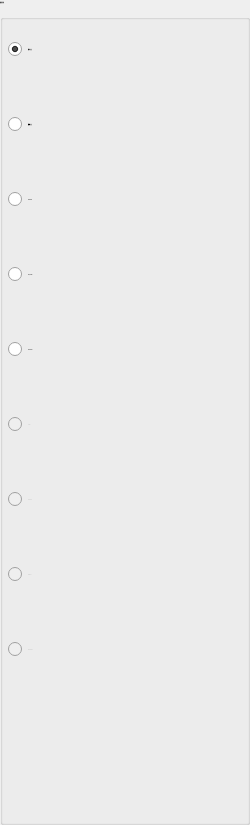
       <widget class="QGroupBox" name="groupBoxLanguage">
        <property name="minimumSize">
         <size>
          <width>250</width>
          <height>0</height>
         </size>
        </property>
        <property name="maximumSize">
         <size>
          <width>250</width>
          <height>16777215</height>
         </size>
        </property>
        <property name="font">
         <font>
          <family>微软雅黑</family>
          <pointsize>-1</pointsize>
          <weight>50</weight>
          <italic>false</italic>
          <bold>false</bold>
         </font>
        </property>
        <property name="title">
         <string>语言选择</string>
        </property>
        <layout class="QVBoxLayout" name="verticalLayoutLanguage">
         <property name="spacing">
          <number>5</number>
         </property>
         <property name="margin">
          <number>5</number>
         </property>
         <item>
          <widget class="xRadioButton" name="radioCHS">
           <property name="sizePolicy">
            <sizepolicy hsizetype="Expanding" vsizetype="Fixed">
             <horstretch>0</horstretch>
             <verstretch>0</verstretch>
            </sizepolicy>
           </property>
           <property name="minimumSize">
            <size>
             <width>180</width>
             <height>70</height>
            </size>
           </property>
           <property name="maximumSize">
            <size>
             <width>16777215</width>
             <height>70</height>
            </size>
           </property>
           <property name="font">
            <font>
             <family>微软雅黑</family>
             <pointsize>-1</pointsize>
             <weight>50</weight>
             <italic>false</italic>
             <bold>false</bold>
            </font>
           </property>
           <property name="focusPolicy">
            <enum>Qt::NoFocus</enum>
           </property>
           <property name="styleSheet">
            <string notr="true"/>
           </property>
           <property name="text">
            <string notr="true">简体中文</string>
           </property>
           <property name="icon">
            <iconset resource="xPad.qrc">
             <normaloff>:/img/flag/China.png</normaloff>:/img/flag/China.png</iconset>
           </property>
           <property name="iconSize">
            <size>
             <width>32</width>
             <height>32</height>
            </size>
           </property>
           <property name="checked">
            <bool>true</bool>
           </property>
          </widget>
         </item>
         <item>
          <widget class="xRadioButton" name="radioCHT">
           <property name="enabled">
            <bool>true</bool>
           </property>
           <property name="sizePolicy">
            <sizepolicy hsizetype="Expanding" vsizetype="Fixed">
             <horstretch>0</horstretch>
             <verstretch>0</verstretch>
            </sizepolicy>
           </property>
           <property name="minimumSize">
            <size>
             <width>180</width>
             <height>70</height>
            </size>
           </property>
           <property name="maximumSize">
            <size>
             <width>16777215</width>
             <height>70</height>
            </size>
           </property>
           <property name="font">
            <font>
             <family>微软雅黑</family>
             <pointsize>-1</pointsize>
             <weight>50</weight>
             <italic>false</italic>
             <bold>false</bold>
            </font>
           </property>
           <property name="focusPolicy">
            <enum>Qt::NoFocus</enum>
           </property>
           <property name="styleSheet">
            <string notr="true"/>
           </property>
           <property name="text">
            <string notr="true">繁體中文</string>
           </property>
           <property name="icon">
            <iconset resource="xPad.qrc">
             <normaloff>:/img/flag/HK-Flag.png</normaloff>:/img/flag/HK-Flag.png</iconset>
           </property>
           <property name="iconSize">
            <size>
             <width>32</width>
             <height>32</height>
            </size>
           </property>
          </widget>
         </item>
         <item>
          <widget class="xRadioButton" name="radioEN">
           <property name="enabled">
            <bool>true</bool>
           </property>
           <property name="sizePolicy">
            <sizepolicy hsizetype="Expanding" vsizetype="Fixed">
             <horstretch>0</horstretch>
             <verstretch>0</verstretch>
            </sizepolicy>
           </property>
           <property name="minimumSize">
            <size>
             <width>180</width>
             <height>70</height>
            </size>
           </property>
           <property name="maximumSize">
            <size>
             <width>16777215</width>
             <height>70</height>
            </size>
           </property>
           <property name="font">
            <font>
             <family>微软雅黑</family>
             <pointsize>-1</pointsize>
             <weight>50</weight>
             <italic>false</italic>
             <bold>false</bold>
            </font>
           </property>
           <property name="focusPolicy">
            <enum>Qt::NoFocus</enum>
           </property>
           <property name="styleSheet">
            <string notr="true"/>
           </property>
           <property name="text">
            <string notr="true">ENGLISH</string>
           </property>
           <property name="icon">
            <iconset resource="xPad.qrc">
             <normaloff>:/img/flag/UK.png</normaloff>:/img/flag/UK.png</iconset>
           </property>
           <property name="iconSize">
            <size>
             <width>32</width>
             <height>32</height>
            </size>
           </property>
          </widget>
         </item>
         <item>
          <widget class="xRadioButton" name="radioViet">
           <property name="enabled">
            <bool>true</bool>
           </property>
           <property name="sizePolicy">
            <sizepolicy hsizetype="Expanding" vsizetype="Fixed">
             <horstretch>0</horstretch>
             <verstretch>0</verstretch>
            </sizepolicy>
           </property>
           <property name="minimumSize">
            <size>
             <width>180</width>
             <height>70</height>
            </size>
           </property>
           <property name="maximumSize">
            <size>
             <width>16777215</width>
             <height>70</height>
            </size>
           </property>
           <property name="font">
            <font>
             <family>微软雅黑</family>
             <pointsize>-1</pointsize>
             <weight>50</weight>
             <italic>false</italic>
             <bold>false</bold>
            </font>
           </property>
           <property name="focusPolicy">
            <enum>Qt::NoFocus</enum>
           </property>
           <property name="styleSheet">
            <string notr="true"/>
           </property>
           <property name="text">
            <string notr="true">Việt Nam</string>
           </property>
           <property name="icon">
            <iconset resource="xPad.qrc">
             <normaloff>:/img/flag/vietnam.png</normaloff>:/img/flag/vietnam.png</iconset>
           </property>
           <property name="iconSize">
            <size>
             <width>32</width>
             <height>32</height>
            </size>
           </property>
          </widget>
         </item>
         <item>
          <widget class="xRadioButton" name="radioRussian">
           <property name="enabled">
            <bool>true</bool>
           </property>
           <property name="sizePolicy">
            <sizepolicy hsizetype="Expanding" vsizetype="Fixed">
             <horstretch>0</horstretch>
             <verstretch>0</verstretch>
            </sizepolicy>
           </property>
           <property name="minimumSize">
            <size>
             <width>180</width>
             <height>70</height>
            </size>
           </property>
           <property name="maximumSize">
            <size>
             <width>16777215</width>
             <height>70</height>
            </size>
           </property>
           <property name="font">
            <font>
             <family>微软雅黑</family>
             <pointsize>-1</pointsize>
             <weight>50</weight>
             <italic>false</italic>
             <bold>false</bold>
            </font>
           </property>
           <property name="focusPolicy">
            <enum>Qt::NoFocus</enum>
           </property>
           <property name="styleSheet">
            <string notr="true"/>
           </property>
           <property name="text">
            <string notr="true">РУССКИЕ</string>
           </property>
           <property name="icon">
            <iconset resource="xPad.qrc">
             <normaloff>:/img/flag/Russian.png</normaloff>:/img/flag/Russian.png</iconset>
           </property>
           <property name="iconSize">
            <size>
             <width>32</width>
             <height>32</height>
            </size>
           </property>
          </widget>
         </item>
         <item>
          <widget class="xRadioButton" name="radioTurkish">
           <property name="enabled">
            <bool>false</bool>
           </property>
           <property name="sizePolicy">
            <sizepolicy hsizetype="Expanding" vsizetype="Fixed">
             <horstretch>0</horstretch>
             <verstretch>0</verstretch>
            </sizepolicy>
           </property>
           <property name="minimumSize">
            <size>
             <width>180</width>
             <height>70</height>
            </size>
           </property>
           <property name="maximumSize">
            <size>
             <width>16777215</width>
             <height>70</height>
            </size>
           </property>
           <property name="font">
            <font>
             <family>微软雅黑</family>
             <pointsize>-1</pointsize>
             <weight>50</weight>
             <italic>false</italic>
             <bold>false</bold>
            </font>
           </property>
           <property name="focusPolicy">
            <enum>Qt::NoFocus</enum>
           </property>
           <property name="styleSheet">
            <string notr="true"/>
           </property>
           <property name="text">
            <string notr="true">TÜRK</string>
           </property>
           <property name="icon">
            <iconset resource="xPad.qrc">
             <normaloff>:/img/flag/Turkey.png</normaloff>:/img/flag/Turkey.png</iconset>
           </property>
           <property name="iconSize">
            <size>
             <width>32</width>
             <height>32</height>
            </size>
           </property>
          </widget>
         </item>
         <item>
          <widget class="xRadioButton" name="radioPortugal">
           <property name="enabled">
            <bool>false</bool>
           </property>
           <property name="sizePolicy">
            <sizepolicy hsizetype="Expanding" vsizetype="Fixed">
             <horstretch>0</horstretch>
             <verstretch>0</verstretch>
            </sizepolicy>
           </property>
           <property name="minimumSize">
            <size>
             <width>180</width>
             <height>70</height>
            </size>
           </property>
           <property name="maximumSize">
            <size>
             <width>16777215</width>
             <height>70</height>
            </size>
           </property>
           <property name="font">
            <font>
             <family>微软雅黑</family>
             <pointsize>-1</pointsize>
             <weight>50</weight>
             <italic>false</italic>
             <bold>false</bold>
            </font>
           </property>
           <property name="focusPolicy">
            <enum>Qt::NoFocus</enum>
           </property>
           <property name="styleSheet">
            <string notr="true"/>
           </property>
           <property name="text">
            <string notr="true">Portugal</string>
           </property>
           <property name="icon">
            <iconset resource="xPad.qrc">
             <normaloff>:/img/flag/Portugal.png</normaloff>:/img/flag/Portugal.png</iconset>
           </property>
           <property name="iconSize">
            <size>
             <width>32</width>
             <height>32</height>
            </size>
           </property>
          </widget>
         </item>
         <item>
          <widget class="xRadioButton" name="radioSpain">
           <property name="enabled">
            <bool>false</bool>
           </property>
           <property name="sizePolicy">
            <sizepolicy hsizetype="Expanding" vsizetype="Fixed">
             <horstretch>0</horstretch>
             <verstretch>0</verstretch>
            </sizepolicy>
           </property>
           <property name="minimumSize">
            <size>
             <width>180</width>
             <height>70</height>
            </size>
           </property>
           <property name="maximumSize">
            <size>
             <width>16777215</width>
             <height>70</height>
            </size>
           </property>
           <property name="font">
            <font>
             <family>微软雅黑</family>
             <pointsize>-1</pointsize>
             <weight>50</weight>
             <italic>false</italic>
             <bold>false</bold>
            </font>
           </property>
           <property name="focusPolicy">
            <enum>Qt::NoFocus</enum>
           </property>
           <property name="styleSheet">
            <string notr="true"/>
           </property>
           <property name="text">
            <string notr="true">España</string>
           </property>
           <property name="icon">
            <iconset resource="xPad.qrc">
             <normaloff>:/img/flag/spain.png</normaloff>:/img/flag/spain.png</iconset>
           </property>
           <property name="iconSize">
            <size>
             <width>32</width>
             <height>32</height>
            </size>
           </property>
          </widget>
         </item>
         <item>
          <widget class="xRadioButton" name="radioIndonesia">
           <property name="enabled">
            <bool>false</bool>
           </property>
           <property name="sizePolicy">
            <sizepolicy hsizetype="Expanding" vsizetype="Fixed">
             <horstretch>0</horstretch>
             <verstretch>0</verstretch>
            </sizepolicy>
           </property>
           <property name="minimumSize">
            <size>
             <width>180</width>
             <height>70</height>
            </size>
           </property>
           <property name="maximumSize">
            <size>
             <width>16777215</width>
             <height>70</height>
            </size>
           </property>
           <property name="font">
            <font>
             <family>微软雅黑</family>
             <pointsize>-1</pointsize>
             <weight>50</weight>
             <italic>false</italic>
             <bold>false</bold>
            </font>
           </property>
           <property name="focusPolicy">
            <enum>Qt::NoFocus</enum>
           </property>
           <property name="styleSheet">
            <string notr="true"/>
           </property>
           <property name="text">
            <string notr="true">Indonesia</string>
           </property>
           <property name="icon">
            <iconset resource="xPad.qrc">
             <normaloff>:/img/flag/Indonesia.png</normaloff>:/img/flag/Indonesia.png</iconset>
           </property>
           <property name="iconSize">
            <size>
             <width>32</width>
             <height>32</height>
            </size>
           </property>
          </widget>
         </item>
         <item>
          <spacer name="verticalSpacerLanguage">
           <property name="orientation">
            <enum>Qt::Vertical</enum>
           </property>
           <property name="sizeHint" stdset="0">
            <size>
             <width>20</width>
             <height>133</height>
            </size>
           </property>
          </spacer>
         </item>
        </layout>
       </widget>
